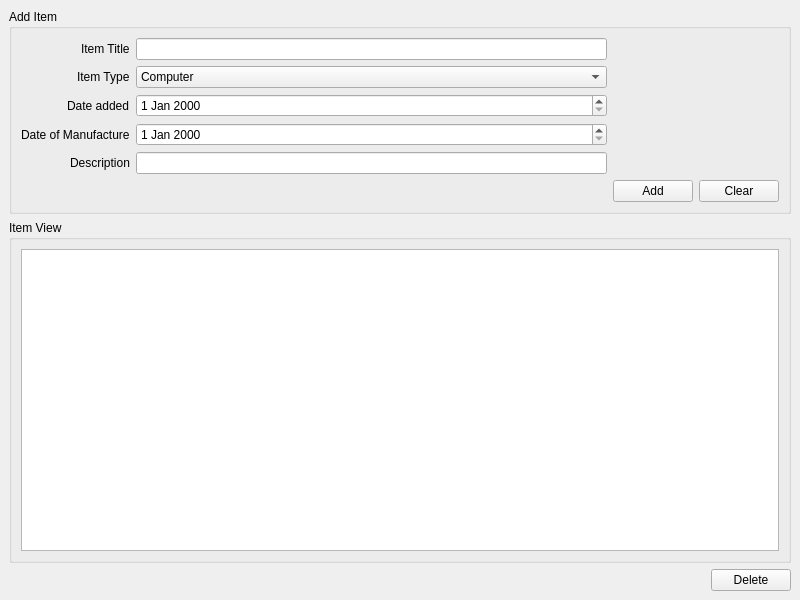
<?xml version="1.0" encoding="UTF-8"?>
<ui version="4.0">
 <class>MainWindow</class>
 <widget class="QMainWindow" name="MainWindow">
  <property name="geometry">
   <rect>
    <x>0</x>
    <y>0</y>
    <width>800</width>
    <height>600</height>
   </rect>
  </property>
  <property name="windowTitle">
   <string>MainWindow</string>
  </property>
  <widget class="QWidget" name="centralwidget">
   <layout class="QGridLayout" name="gridLayout_2">
    <item row="0" column="0">
     <widget class="QGroupBox" name="groupBox">
      <property name="title">
       <string>Add Item</string>
      </property>
      <layout class="QGridLayout" name="gridLayout">
       <item row="5" column="7" alignment="Qt::AlignRight">
        <widget class="QPushButton" name="btn_clear">
         <property name="sizePolicy">
          <sizepolicy hsizetype="Minimum" vsizetype="Fixed">
           <horstretch>0</horstretch>
           <verstretch>0</verstretch>
          </sizepolicy>
         </property>
         <property name="text">
          <string>Clear</string>
         </property>
        </widget>
       </item>
       <item row="4" column="0" alignment="Qt::AlignRight">
        <widget class="QLabel" name="label_5">
         <property name="text">
          <string>Description</string>
         </property>
        </widget>
       </item>
       <item row="3" column="5">
        <widget class="QDateEdit" name="cal_manufacture_date"/>
       </item>
       <item row="0" column="0" alignment="Qt::AlignRight">
        <widget class="QLabel" name="label">
         <property name="text">
          <string>Item Title</string>
         </property>
        </widget>
       </item>
       <item row="2" column="0" alignment="Qt::AlignRight">
        <widget class="QLabel" name="label_3">
         <property name="text">
          <string>Date added</string>
         </property>
        </widget>
       </item>
       <item row="2" column="5">
        <widget class="QDateEdit" name="cal_date_added"/>
       </item>
       <item row="1" column="0" alignment="Qt::AlignRight">
        <widget class="QLabel" name="label_2">
         <property name="text">
          <string>Item Type</string>
         </property>
        </widget>
       </item>
       <item row="1" column="5">
        <widget class="QComboBox" name="cmb_item_type">
         <item>
          <property name="text">
           <string>Computer</string>
          </property>
         </item>
         <item>
          <property name="text">
           <string>Camera</string>
          </property>
         </item>
         <item>
          <property name="text">
           <string>Phone</string>
          </property>
         </item>
         <item>
          <property name="text">
           <string>Video Player</string>
          </property>
         </item>
        </widget>
       </item>
       <item row="5" column="6">
        <widget class="QPushButton" name="btn_add">
         <property name="sizePolicy">
          <sizepolicy hsizetype="Fixed" vsizetype="Fixed">
           <horstretch>0</horstretch>
           <verstretch>0</verstretch>
          </sizepolicy>
         </property>
         <property name="text">
          <string>Add</string>
         </property>
        </widget>
       </item>
       <item row="3" column="0" alignment="Qt::AlignRight">
        <widget class="QLabel" name="label_4">
         <property name="text">
          <string>Date of Manufacture</string>
         </property>
        </widget>
       </item>
       <item row="0" column="5">
        <widget class="QLineEdit" name="txt_title"/>
       </item>
       <item row="4" column="5">
        <widget class="QLineEdit" name="txt_description"/>
       </item>
      </layout>
     </widget>
    </item>
    <item row="1" column="0">
     <widget class="QGroupBox" name="groupBox_2">
      <property name="title">
       <string>Item View</string>
      </property>
      <layout class="QGridLayout" name="gridLayout_3">
       <item row="0" column="0">
        <widget class="QTableWidget" name="tbl_items">
         <property name="alternatingRowColors">
          <bool>true</bool>
         </property>
         <property name="selectionMode">
          <enum>QAbstractItemView::SingleSelection</enum>
         </property>
         <property name="selectionBehavior">
          <enum>QAbstractItemView::SelectRows</enum>
         </property>
        </widget>
       </item>
      </layout>
     </widget>
    </item>
    <item row="2" column="0" alignment="Qt::AlignRight|Qt::AlignVCenter">
     <widget class="QPushButton" name="btn_delete">
      <property name="sizePolicy">
       <sizepolicy hsizetype="Fixed" vsizetype="Fixed">
        <horstretch>0</horstretch>
        <verstretch>0</verstretch>
       </sizepolicy>
      </property>
      <property name="text">
       <string>Delete</string>
      </property>
     </widget>
    </item>
   </layout>
  </widget>
 </widget>
 <tabstops>
  <tabstop>txt_title</tabstop>
  <tabstop>cmb_item_type</tabstop>
  <tabstop>cal_date_added</tabstop>
  <tabstop>cal_manufacture_date</tabstop>
  <tabstop>txt_description</tabstop>
  <tabstop>btn_add</tabstop>
  <tabstop>btn_clear</tabstop>
  <tabstop>tbl_items</tabstop>
  <tabstop>btn_delete</tabstop>
 </tabstops>
 <resources/>
 <connections/>
</ui>
